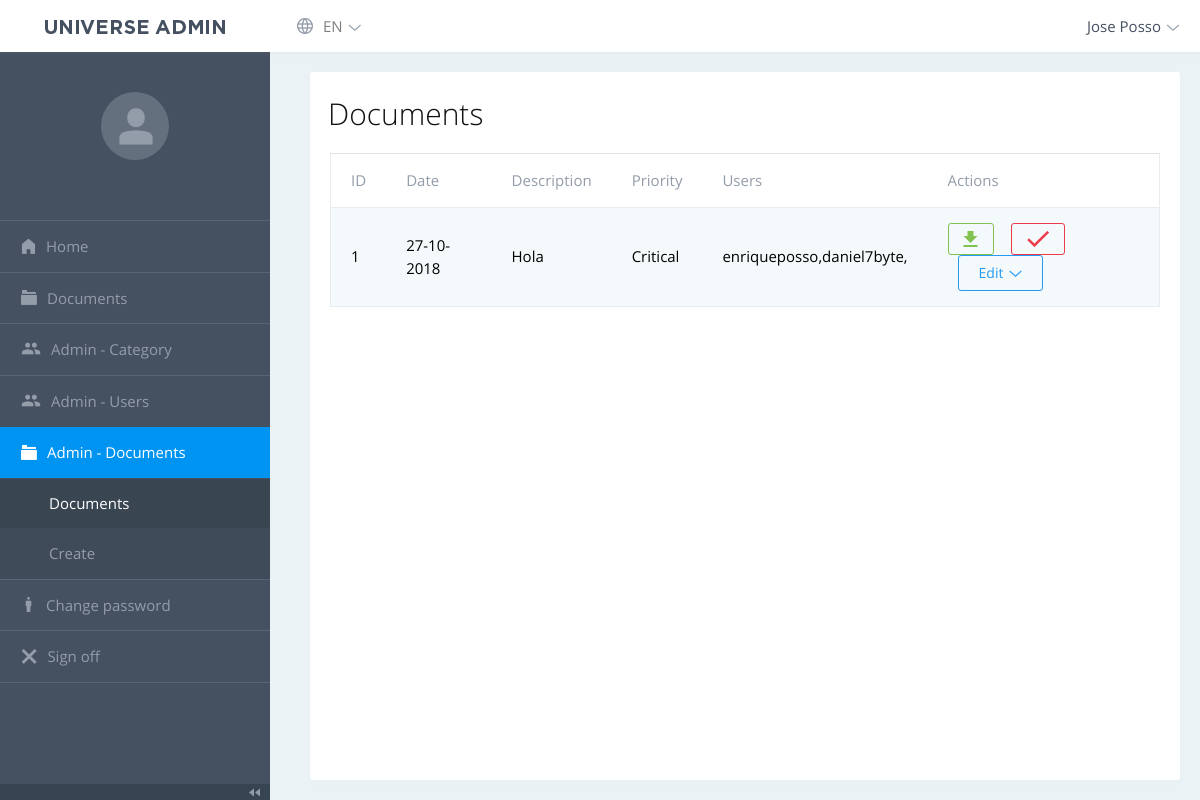
The page /php/dashboard/storage.php (signed in) on the database its author committed.
### tables this page shows
CREATE TABLE IF NOT EXISTS `storage` (
  `id` int(11) NOT NULL AUTO_INCREMENT,
  `users_nick` text NOT NULL,
  `description` varchar(50) NOT NULL,
  `file` text NOT NULL,
  `date` datetime NOT NULL DEFAULT CURRENT_TIMESTAMP,
  `priority` enum('Critical','High','Medium','Low') NOT NULL,
  `file_check` enum('Y','N') NOT NULL,
  `type` enum('Private','Public') NOT NULL,
  `category` int(11) NOT NULL,
  PRIMARY KEY (`id`)
);

### php/dashboard/storage.php (the view, shortened to what this page needs)
<!DOCTYPE html>
<html lang="es">
<head>
<link rel="stylesheet" href="vendor/datatables/datatables.min.css">
    <link rel="stylesheet" href="fonts/open-sans/style.min.css">
<link rel="stylesheet" href="fonts/universe-admin/style.css">
<link rel="stylesheet" href="fonts/mdi/css/materialdesignicons.min.css">
<link rel="stylesheet" href="fonts/iconfont/style.css">
<link rel="stylesheet" href="vendor/flatpickr/flatpickr.min.css">
<link rel="stylesheet" href="vendor/simplebar/simplebar.css">
<link rel="stylesheet" href="vendor/tagify/tagify.css">
<link rel="stylesheet" href="vendor/tippyjs/tippy.css">
<link rel="stylesheet" href="vendor/select2/css/select2.min.css">
<link rel="stylesheet" href="vendor/bootstrap/css/bootstrap.min.css">
<link rel="stylesheet" href="css/style.min.css" id="stylesheet">
</head>
<body class="js-loading ">
  <div class="navbar navbar-light navbar-expand-lg">
    <?php include("navbar.php"); ?>
  </div>
  <div class="page-wrap">
    <div class="sidebar">
      <?php include("menu.php"); ?>
    </div>
    <div class="page-content">
      <div class="container-fluid container-fh l-2column">
        <div class="m-content">
          <div class="page-content__header">
            <div>
              <h2 class="page-content__header-heading"><?=DOCUMENTS?></h2>
            </div>
          </div>
          <div class="m-datatable">
            <table id="tableStorage" class="table table-striped">
              <thead>
              <tr>
                <th>ID</th>
                <th><?=Date?></th>
                <th><?=Description?></th>
                <th><?=Priority?></th>
                <th><?=USERS?></th>
                <th><?=Actions?></th>
              </tr>
              </thead>
              <tbody>
                <?php
                  require_once("config/connection.php");
                  $query = $mysql->prepare("SELECT * FROM storage ORDER BY id DESC");
                  $query->execute();
                  $result = $query->fetchAll();
                  foreach ($result as $row):
                ?>
                <tr>
                  <td><?=$row['id']?></td>
                  <td><?=date_format(date_create($row['date']), 'd-m-Y')?></td>
                  <td><a href="storage/<?=$row['file']?>"><?=$row['description']?></a></td>
                  <td><?=$row['priority']?></td>
                  <td>
                    <?php
                    if($row['type'] == "Public"){
                      echo "<b>PUBLIC</b>";
                    }elseif($row['type'] == "Private"){
                      echo $row['users_nick'];
                    }
                    ?>
                  </td>
                  <td>
                    <a class="btn btn-outline-success icon-center mr-3" href="storage/<?=$row['file']?>"><span class="btn-icon ua-icon-download"></span></a>
                    <?php if($_SESSION['role'] == "ADMIN"): ?>
                      <a class="btn <?=(($row['file_check'] == 'N') ? 'btn-outline-danger' : 'btn-outline-success')?> icon-center mr-3" href="#" id="val_check_<?=$row['id']?>" onclick="val_check(<?=$row['id']?>);"><span class="btn-icon ua-icon-check"></span></a>
                    <?php endif; ?>
                    <div class="dropdown card-widget-d__dropdown">
                      <button class="btn btn-outline-info dropdown-toggle card-widget-d__control" type="button" data-toggle="dropdown">
                        <?=Edit?>
                      </button>
                    </div>
                  </td>
                </tr>
                <?php endforeach; ?>
              </tbody>
            </table>
          </div>
        </div>
      </div>
    </div>
  </div>
</body>
</html>

### rows shown on the page
storage: id "1", date "27-10-2018", description "Hola", priority "Critical", users_nick "enriqueposso,daniel7byte,"

### other values the page prints
LANG "EN"
$_SESSION['full_name'] "Jose Posso"
HOME "Home"
DOCUMENTS "Documents"
CATEGORY "Category"
USERS "Users"
Create "Create"
ChangePassword "Change password"
SignOff "Sign off"
Date "Date"
Description "Description"
Priority "Priority"
Actions "Actions"
